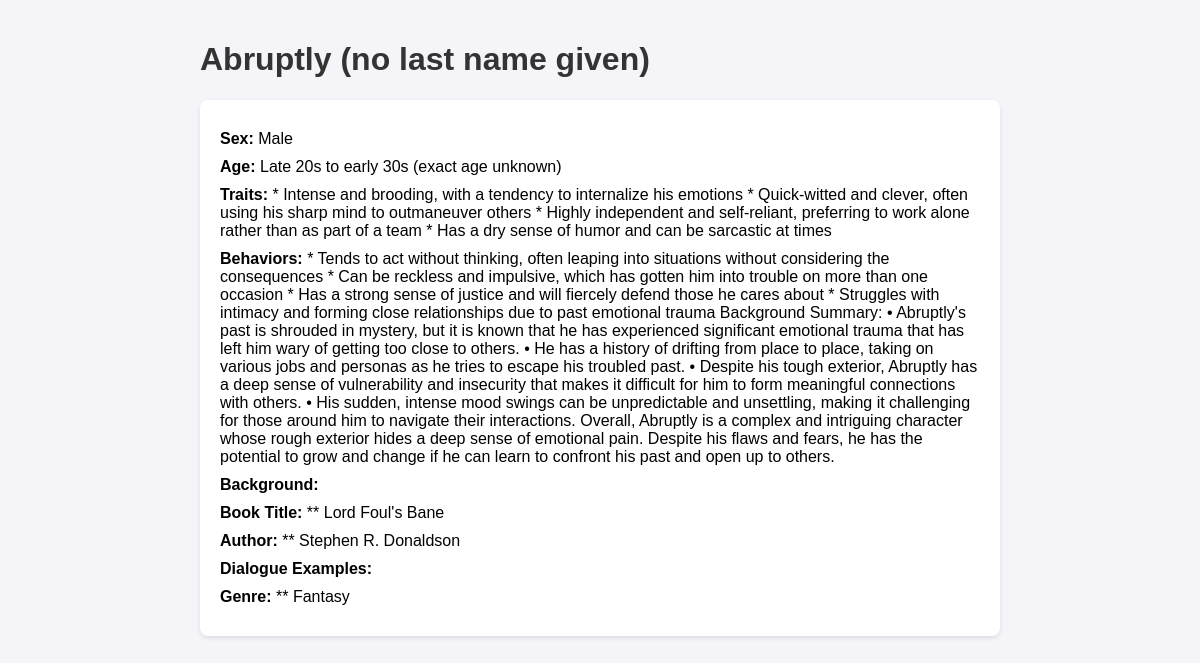
Screenshot of /character/3 with the database file from the repository.
### app/models/character.py (models this page shows)
class Character(Base):
    __tablename__ = "characters"
    id = Column(Integer, primary_key=True, index=True)
    name = Column(String, index=True)
    sex = Column(String, index=True)
    age = Column(String, index=True)
    traits = Column(String, index=True)
    behaviors = Column(String, index=True)
    background = Column(String, index=True)
    book_title = Column(String, index=True)
    author = Column(String, index=True)
    dialogue_examples = Column(String, index=True)
    genre = Column(String, index=True)

### app/routes/view_characters.py (the view)
@router.get("/character/{character_id}", response_class=HTMLResponse)
async def view_character(request: Request, character_id: int, db: Session = Depends(get_db)):
    character = db.query(Character).filter(Character.id == character_id).first()
    if not character:
        return HTMLResponse(content="Character not found", status_code=404)
    return templates.TemplateResponse("view_character.html", {
        "request": request,
        "character": character
    })

### templates/view_character.html (shortened to what this page needs)
<!DOCTYPE html>
<html lang="en">
<head>
</head>
<body>
    <h1>{{ character.name }}</h1>
    <div class="character-details">
        <p><strong>Sex:</strong> {{ character.sex }}</p>
        <p><strong>Age:</strong> {{ character.age }}</p>
        <p><strong>Traits:</strong> {{ character.traits }}</p>
        <p><strong>Behaviors:</strong> {{ character.behaviors }}</p>
        <p><strong>Background:</strong> {{ character.background }}</p>
        <p><strong>Book Title:</strong> {{ character.book_title }}</p>
        <p><strong>Author:</strong> {{ character.author }}</p>
        <p><strong>Dialogue Examples:</strong> {{ character.dialogue_examples }}</p>
        <p><strong>Genre:</strong> {{ character.genre }}</p>
    </div>
</body>
</html>

### templates/view_character.html (style rules this page uses)
body { font-family: Arial, sans-serif; max-width: 800px; margin: 0 auto; padding: 20px; background-color: #f4f4f9; }
h1, h2 { color: #333; }
.character-details { background: #fff; padding: 20px; border-radius: 8px; box-shadow: 0 2px 4px rgba(0, 0, 0, 0.1); }
.character-details p { margin: 10px 0; }

### rows the page displays
Character: name "Abruptly (no last name given)", sex "Male", age "Late 20s to early 30s (exact age unknown)", traits "* Intense and brooding, with a tendency to internalize his emotions * Quick-witted and clever, often using his sharp mind to outmaneuver others * Highly independent and self-reliant, preferring to work alone rather than as part of a team * Has a dry sense of humor and can be sarcastic at times", behaviors "* Tends to act without thinking, often leaping into situations without considering the consequences * Can be reckless and impulsive, which has gotten him into trouble on more than one occasion * Has a strong sense of justice and will fiercely defend those he cares about * Struggles with intimacy and forming close relationships due to past emotional trauma Background Summary: • Abruptly's past is shrouded in mystery, but it is known that he has experienced significant emotional trauma that has left him wary of getting too close to others. • He has a history of drifting from place to place, taking on various jobs and personas as he tries to escape his troubled past. • Despite his tough…", book_title "** Lord Foul's Bane", author "** Stephen R. Donaldson", genre "** Fantasy"
